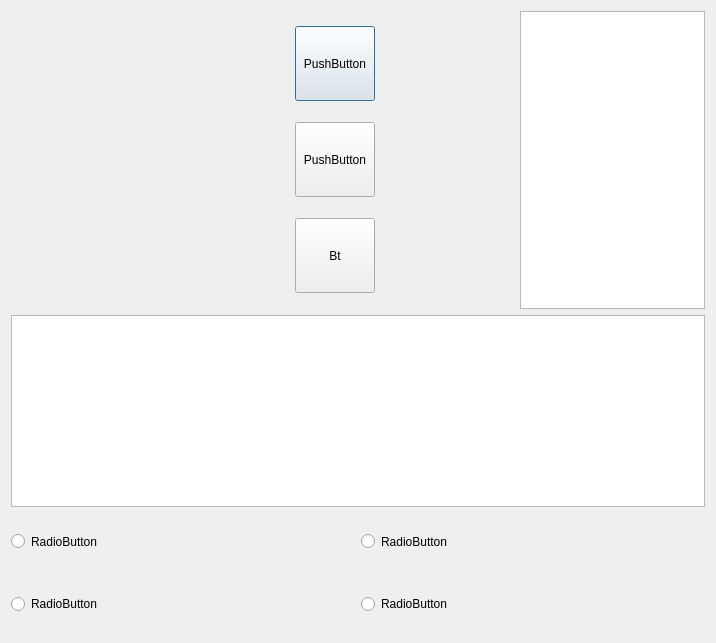
<?xml version="1.0" encoding="UTF-8"?>
<ui version="4.0">
 <class>Millionaire</class>
 <widget class="QDialog" name="Millionaire">
  <property name="geometry">
   <rect>
    <x>0</x>
    <y>0</y>
    <width>716</width>
    <height>643</height>
   </rect>
  </property>
  <property name="windowTitle">
   <string>Dialog</string>
  </property>
  <property name="styleSheet">
   <string notr="true">background-color: (155,255,255);</string>
  </property>
  <layout class="QGridLayout" name="gridLayout">
   <item row="0" column="0">
    <layout class="QVBoxLayout" name="verticalLayout" stretch="10,1,4">
     <item>
      <layout class="QHBoxLayout" name="hor" stretch="5,1,2,3,4">
       <property name="sizeConstraint">
        <enum>QLayout::SetDefaultConstraint</enum>
       </property>
       <item>
        <widget class="QLabel" name="label">
         <property name="enabled">
          <bool>true</bool>
         </property>
         <property name="sizePolicy">
          <sizepolicy hsizetype="Fixed" vsizetype="Fixed">
           <horstretch>0</horstretch>
           <verstretch>0</verstretch>
          </sizepolicy>
         </property>
         <property name="minimumSize">
          <size>
           <width>200</width>
           <height>200</height>
          </size>
         </property>
         <property name="maximumSize">
          <size>
           <width>300</width>
           <height>300</height>
          </size>
         </property>
         <property name="text">
          <string/>
         </property>
         <property name="pixmap">
          <pixmap>../../../../Новый точечный рисунок.bmp</pixmap>
         </property>
         <property name="scaledContents">
          <bool>true</bool>
         </property>
        </widget>
       </item>
       <item>
        <spacer name="horizontalSpacer">
         <property name="orientation">
          <enum>Qt::Horizontal</enum>
         </property>
         <property name="sizeHint" stdset="0">
          <size>
           <width>40</width>
           <height>20</height>
          </size>
         </property>
        </spacer>
       </item>
       <item>
        <layout class="QVBoxLayout" name="verticalLayout_2">
         <item>
          <widget class="QPushButton" name="pushButton">
           <property name="sizePolicy">
            <sizepolicy hsizetype="Fixed" vsizetype="Fixed">
             <horstretch>0</horstretch>
             <verstretch>0</verstretch>
            </sizepolicy>
           </property>
           <property name="minimumSize">
            <size>
             <width>75</width>
             <height>75</height>
            </size>
           </property>
           <property name="text">
            <string>PushButton</string>
           </property>
          </widget>
         </item>
         <item>
          <widget class="QPushButton" name="pushButton_2">
           <property name="sizePolicy">
            <sizepolicy hsizetype="Fixed" vsizetype="Fixed">
             <horstretch>0</horstretch>
             <verstretch>0</verstretch>
            </sizepolicy>
           </property>
           <property name="minimumSize">
            <size>
             <width>75</width>
             <height>75</height>
            </size>
           </property>
           <property name="text">
            <string>PushButton</string>
           </property>
          </widget>
         </item>
         <item>
          <widget class="QPushButton" name="pushButton_3">
           <property name="sizePolicy">
            <sizepolicy hsizetype="Fixed" vsizetype="Fixed">
             <horstretch>0</horstretch>
             <verstretch>0</verstretch>
            </sizepolicy>
           </property>
           <property name="minimumSize">
            <size>
             <width>75</width>
             <height>75</height>
            </size>
           </property>
           <property name="focusPolicy">
            <enum>Qt::WheelFocus</enum>
           </property>
           <property name="layoutDirection">
            <enum>Qt::LeftToRight</enum>
           </property>
           <property name="text">
            <string>Bt</string>
           </property>
          </widget>
         </item>
        </layout>
       </item>
       <item>
        <spacer name="horizontalSpacer_2">
         <property name="orientation">
          <enum>Qt::Horizontal</enum>
         </property>
         <property name="sizeHint" stdset="0">
          <size>
           <width>20</width>
           <height>20</height>
          </size>
         </property>
        </spacer>
       </item>
       <item>
        <widget class="QListWidget" name="listWidget_2">
         <property name="maximumSize">
          <size>
           <width>16777215</width>
           <height>16777215</height>
          </size>
         </property>
        </widget>
       </item>
      </layout>
     </item>
     <item>
      <widget class="QListWidget" name="listWidget">
       <property name="sizePolicy">
        <sizepolicy hsizetype="Expanding" vsizetype="Minimum">
         <horstretch>0</horstretch>
         <verstretch>3</verstretch>
        </sizepolicy>
       </property>
       <property name="maximumSize">
        <size>
         <width>16777215</width>
         <height>16777215</height>
        </size>
       </property>
      </widget>
     </item>
     <item>
      <layout class="QHBoxLayout" name="radioButtonsLayout" stretch="1,1">
       <property name="sizeConstraint">
        <enum>QLayout::SetDefaultConstraint</enum>
       </property>
       <item>
        <layout class="QVBoxLayout" name="LeftButtonsLayout">
         <item>
          <widget class="QRadioButton" name="radioButton_2">
           <property name="sizePolicy">
            <sizepolicy hsizetype="Minimum" vsizetype="Expanding">
             <horstretch>0</horstretch>
             <verstretch>0</verstretch>
            </sizepolicy>
           </property>
           <property name="minimumSize">
            <size>
             <width>0</width>
             <height>50</height>
            </size>
           </property>
           <property name="text">
            <string>RadioButton</string>
           </property>
          </widget>
         </item>
         <item>
          <widget class="QRadioButton" name="radioButton">
           <property name="sizePolicy">
            <sizepolicy hsizetype="Minimum" vsizetype="Expanding">
             <horstretch>0</horstretch>
             <verstretch>0</verstretch>
            </sizepolicy>
           </property>
           <property name="minimumSize">
            <size>
             <width>0</width>
             <height>50</height>
            </size>
           </property>
           <property name="text">
            <string>RadioButton</string>
           </property>
          </widget>
         </item>
        </layout>
       </item>
       <item>
        <layout class="QVBoxLayout" name="RightButtonsLayout">
         <item>
          <widget class="QRadioButton" name="radioButton_4">
           <property name="sizePolicy">
            <sizepolicy hsizetype="Minimum" vsizetype="MinimumExpanding">
             <horstretch>0</horstretch>
             <verstretch>0</verstretch>
            </sizepolicy>
           </property>
           <property name="minimumSize">
            <size>
             <width>0</width>
             <height>50</height>
            </size>
           </property>
           <property name="text">
            <string>RadioButton</string>
           </property>
          </widget>
         </item>
         <item>
          <widget class="QRadioButton" name="radioButton_3">
           <property name="sizePolicy">
            <sizepolicy hsizetype="Minimum" vsizetype="MinimumExpanding">
             <horstretch>0</horstretch>
             <verstretch>0</verstretch>
            </sizepolicy>
           </property>
           <property name="minimumSize">
            <size>
             <width>0</width>
             <height>50</height>
            </size>
           </property>
           <property name="text">
            <string>RadioButton</string>
           </property>
          </widget>
         </item>
        </layout>
       </item>
      </layout>
     </item>
    </layout>
   </item>
  </layout>
 </widget>
 <resources/>
 <connections/>
</ui>
